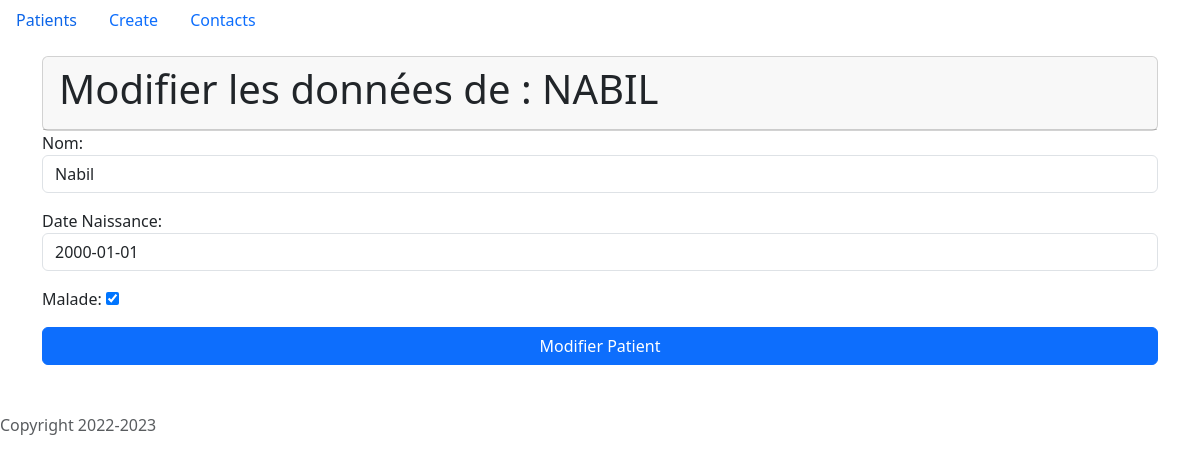
The page /update/1 on the database as committed earlier.
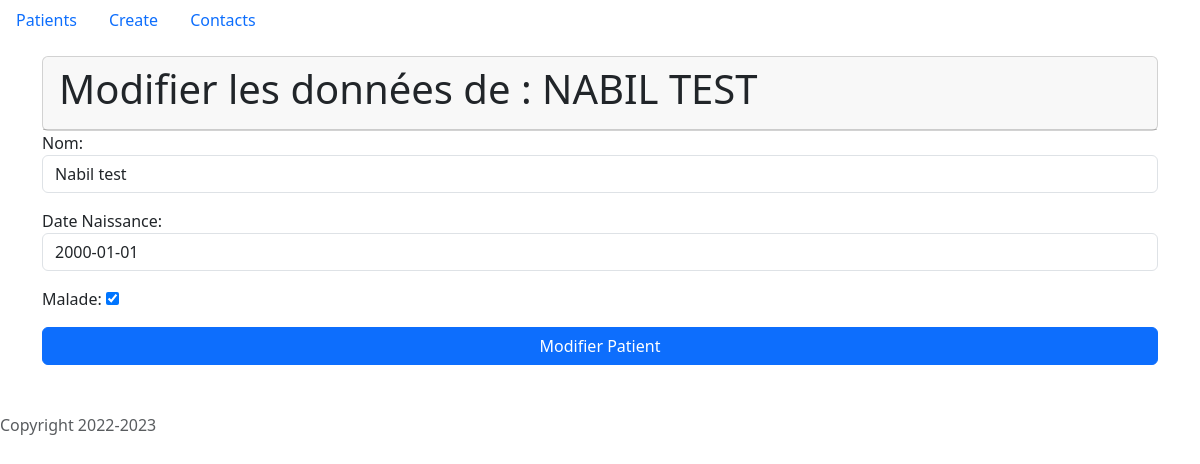
The same page on the database as committed later.
### hopital/models.py (models this page shows, shortened)
class Patient(models.Model):
    nom = models.CharField(max_length=100)
    date_Naissance = models.DateField()
    malade = models.BooleanField(default=True)

### hopital/views.py (the view)
# urls.py: path('update/<int:pk>', update_patient, name='update_patient'),
def update_patient(request,pk):
    patient = get_object_or_404(Patient, pk=pk)
    if request.method == 'POST':
        form = PatientForm(request.POST,instance=patient)
        if form.is_valid():
            form.save()
            return redirect('list_patients')
    else:
        form = PatientForm(instance=patient)
    return render(request, 'update_patient.html',{'form': form, 'patient':patient})

### hopital/form.py
class PatientForm(forms.ModelForm):
    class Meta:
        model = Patient
        fields = ['nom','date_Naissance','malade']
        widgets = {
            'nom': forms.TextInput(attrs={'class':'form-control'}),
            'date_Naissance': forms.TextInput(attrs={'class':'form-control'})
        }

### hopital/templates/update_patient.html (shortened to what this page needs)
{% extends 'base.html' %}
{% block content %}
<div class="card mt-3">
    <div class="card-header">
<h1>Modifier les données de : {{patient.nom|upper}}</h1>
</div>
</div>
<div class="card-body">
<form method="post" action="{% url 'update_patient' patient.pk%}">
    {{form.as_p}}
    <button type="submit" class="btn btn-primary col-12">Modifier Patient</button>
</form>
</div>
{% endblock %}

Rows that differ between the two databases and show on the page:
changed Patient: nom "NABIL" → "NABIL TEST"; nom "Nabil" → "Nabil test"
